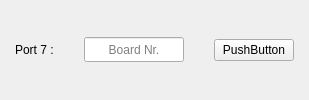
                                    <widget class="QFrame" name="button_frame_7">
                                     <property name="styleSheet">
                                      <string notr="true"/>
                                     </property>
                                     <property name="frameShape">
                                      <enum>QFrame::NoFrame</enum>
                                     </property>
                                     <property name="frameShadow">
                                      <enum>QFrame::Raised</enum>
                                     </property>
                                     <layout class="QHBoxLayout" name="button_layout_7">
                                      <property name="spacing">
                                       <number>30</number>
                                      </property>
                                      <property name="leftMargin">
                                       <number>15</number>
                                      </property>
                                      <property name="topMargin">
                                       <number>0</number>
                                      </property>
                                      <property name="rightMargin">
                                       <number>15</number>
                                      </property>
                                      <property name="bottomMargin">
                                       <number>0</number>
                                      </property>
                                      <item>
                                       <widget class="QLabel" name="label_14">
                                        <property name="maximumSize">
                                         <size>
                                          <width>60</width>
                                          <height>16777215</height>
                                         </size>
                                        </property>
                                        <property name="text">
                                         <string>Port 7 :</string>
                                        </property>
                                       </widget>
                                      </item>
                                      <item>
                                       <widget class="QLineEdit" name="button_edit_7">
                                        <property name="sizePolicy">
                                         <sizepolicy hsizetype="Preferred" vsizetype="Fixed">
                                          <horstretch>0</horstretch>
                                          <verstretch>0</verstretch>
                                         </sizepolicy>
                                        </property>
                                        <property name="maximumSize">
                                         <size>
                                          <width>100</width>
                                          <height>25</height>
                                         </size>
                                        </property>
                                        <property name="styleSheet">
                                         <string notr="true"/>
                                        </property>
                                        <property name="text">
                                         <string/>
                                        </property>
                                        <property name="alignment">
                                         <set>Qt::AlignCenter</set>
                                        </property>
                                        <property name="placeholderText">
                                         <string>Board Nr.</string>
                                        </property>
                                        <property name="clearButtonEnabled">
                                         <bool>false</bool>
                                        </property>
                                       </widget>
                                      </item>
                                      <item>
                                       <widget class="QPushButton" name="pushre_8">
                                        <property name="text">
                                         <string>PushButton</string>
                                        </property>
                                       </widget>
                                      </item>
                                     </layout>
                                    </widget>
